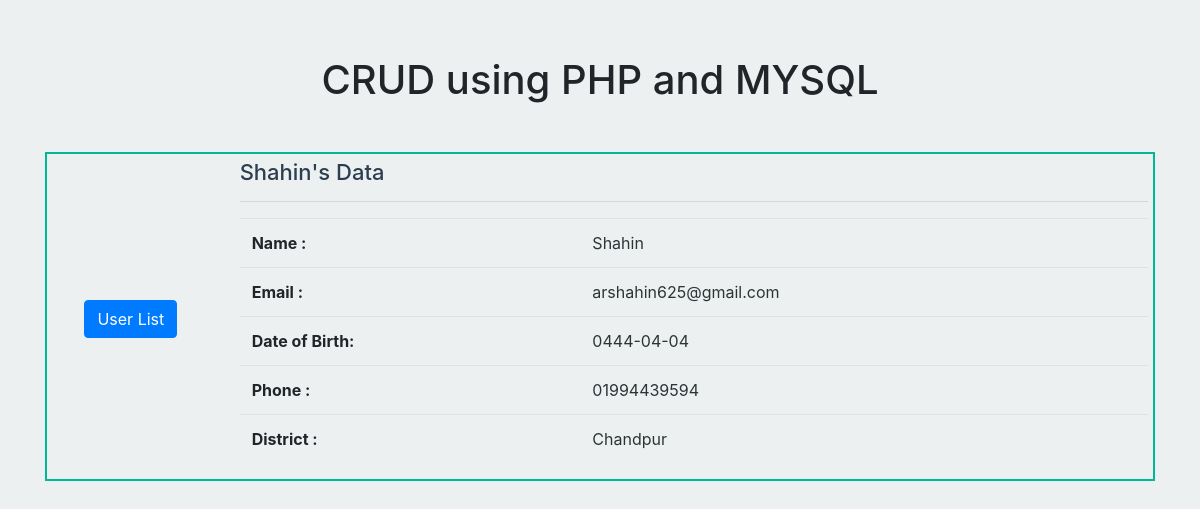
/userData.php?id=35, run on the app's committed database.
### tables this page shows
CREATE TABLE `data` (
  `id` int(11) NOT NULL,
  `name` varchar(50) NOT NULL,
  `email` varchar(50) NOT NULL,
  `dob` date NOT NULL,
  `phone` varchar(13) NOT NULL,
  `city` varchar(25) NOT NULL
);

### userData.php (the view, shortened to what this page needs)
<?php
$conn = mysqli_connect('localhost','root','','crud');
$id = $_GET['id'];
$sql = "SELECT * FROM `data` WHERE id = $id";
$result = mysqli_query($conn,$sql);
$data = mysqli_fetch_assoc($result);
?>
<!doctype html>
<html lang="en">
  <head>
    <link rel="stylesheet" href="https://maxcdn.bootstrapcdn.com/bootstrap/4.0.0/css/bootstrap.min.css">
  </head>
  <body>
    <div class="container">
       <h1 class="text-center mb-5 mt-5 pt-2">CRUD using PHP and MYSQL</h1>
        <div class="student-data-list">
            <div class="row">
                <div class="col-2 text-center align-self-center">
                    <a href="index.php" class="btn btn-primary">User List</a>
                </div>
                <div class="col-10">
                    <h2><?php echo $data['name'];?>'s Data</h2>
                    <hr>
                    <table class="table">
                      <tr>
                          <th>Name : </th>
                          <td><?php echo $data['name'];?></td>
                      </tr>
                    <tr>
                          <th>Email : </th>
                          <td><?php echo $data['email'];?></td>
                      </tr>
                      <tr>
                          <th>Date of Birth: </th>
                          <td><?php echo $data['dob'];?></td>
                      </tr>
                      <tr>
                          <th>Phone : </th>
                          <td><?php echo $data['phone'];?></td>
                      </tr>
                      <tr>
                          <th>District : </th>
                          <td><?php echo $data['city'];?></td>
                      </tr>
                    </table>
                </div>
            </div>
        </div>
    </div>
  </body>
</html>

### userData.php (style rules this page uses)
body { background: #ecf0f1; }
h2 { font-size: 22px; color: #2c3e50; }
.student-data-list { border: 2px solid #00b894; padding: 5px; padding-bottom: 0; }
.student-data-list h2 { text-align: left; }
td { color: #2d3436; }

### data on the page
data: name "Shahin", email "arshahin625@gmail.com", dob "0444-04-04", phone "01994439594", city "Chandpur"
